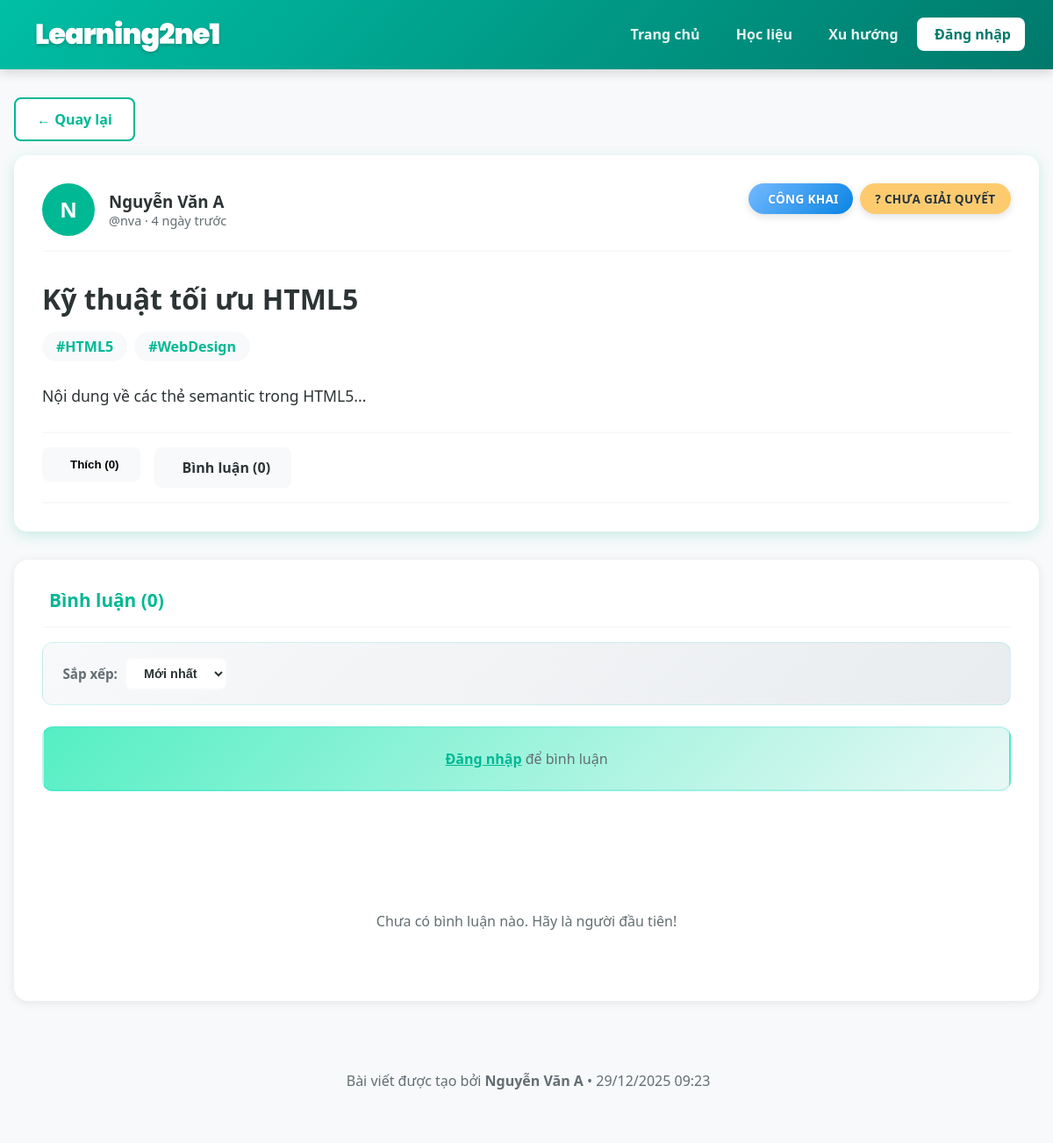
The page /pages/post.php?id=16 on the database its author committed.
### tables this page shows
CREATE TABLE `posts` (
  `id` int(11) NOT NULL,
  `user_id` int(11) NOT NULL,
  `title` varchar(255) NOT NULL,
  `content` text NOT NULL,
  `tags` varchar(255) DEFAULT NULL,
  `privacy` enum('public','private') DEFAULT 'public',
  `status` enum('solved','unsolved') DEFAULT 'unsolved',
  `created_at` timestamp NOT NULL DEFAULT CURRENT_TIMESTAMP,
  `views` int(11) DEFAULT '0'
);

CREATE TABLE `user` (
  `id_user` int(11) NOT NULL,
  `ho_ten` varchar(1000) NOT NULL,
  `username` varchar(100) NOT NULL,
  `password` varchar(100) NOT NULL,
  `account_level` int(11) NOT NULL DEFAULT '2'
);

### includes/functions.php (called while the page is built, shortened)
<?php
function h($string)
{
    return htmlspecialchars($string, ENT_QUOTES, 'UTF-8');
}
function isLoggedIn()
{
    return isset($_SESSION['user_id']);
}
function timeAgo($timestamp)
{
    $time = strtotime($timestamp);
    $diff = time() - $time;
    if ($diff < 604800) return floor($diff / 86400) . " ngày trước";
    return date('d/m/Y', $time);
}
function getPost($pdo, $post_id)
{
    $stmt = $pdo->prepare("
        SELECT p.*, u.ho_ten, u.username, u.account_level
        FROM posts p
        JOIN user u ON p.user_id = u.id_user
        WHERE p.id = ?
    ");
    $stmt->execute([$post_id]);
    return $stmt->fetch();
}
function getLikeCount($pdo, $target_id, $target_type)
{
    $stmt = $pdo->prepare("
        SELECT COUNT(*) FROM likes
        WHERE target_id = ? AND target_type = ?
    ");
    $stmt->execute([$target_id, $target_type]);
    return $stmt->fetchColumn();
}

### pages/post.php (the view, shortened to what this page needs)
<?php
require_once '../config.php';
require_once '../includes/functions.php';
$post_id = isset($_GET['id']) ? (int)$_GET['id'] : 0;
$post = getPost($pdo, $post_id);
$comment_sort = isset($_GET['sort']) ? $_GET['sort'] : 'newest';
function getCommentsSorted($pdo, $post_id, $sort = 'newest', $parent_id = null)
{
    $order = $sort === 'oldest' ? 'ASC' : 'DESC';
    $sql = "SELECT c.*, u.ho_ten, u.username
            FROM comments c
            JOIN user u ON c.user_id = u.id_user
            WHERE c.post_id = ? AND " . ($parent_id ? "c.parent_id = ?" : "c.parent_id IS NULL") . "
            ORDER BY c.created_at $order";
    $stmt = $pdo->prepare($sql);
    if ($parent_id) {
        $stmt->execute([$post_id, $parent_id]);
    } else {
        $stmt->execute([$post_id]);
    }
    return $stmt->fetchAll();
}
$comments = getCommentsSorted($pdo, $post_id, $comment_sort);
$like_count = getLikeCount($pdo, $post_id, 'post');
$user_liked = isLoggedIn() ? hasLiked($pdo, $_SESSION['user_id'], $post_id, 'post') : false;
$stmt = $pdo->prepare("SELECT COUNT(*) FROM comments WHERE post_id = ?");
$stmt->execute([$post_id]);
$total_comments = $stmt->fetchColumn();
?>
<!DOCTYPE html>
<html lang="en">
<head>
    <link rel="stylesheet" href="../assets/css/style.css">
    <link rel="stylesheet" href="../assets/css/post.css">
    <link href='https://cdn.boxicons.com/3.0.6/fonts/basic/boxicons.min.css' rel='stylesheet'>
</head>
<body>
    <?php include '../includes/navbar.php'; ?>
    <div class="container">
        <?php
        $back_url = '../index.php#post-' . $post_id;
        ?>
        <a href="<?= $back_url ?>" class="btn-back">← Quay lại</a>
        <div class="post-detail">
            <div class="post-header">
                <a href="profile.php?username=<?= urlencode($post['username']) ?>" class="author-section" style="text-decoration: none; color: inherit;">
                    <div class="author-avatar">
                        <?= strtoupper(mb_substr($post['ho_ten'], 0, 1)) ?>
                    </div>
                    <div class="author-info">
                        <h3><?= h($post['ho_ten']) ?></h3>
                        <div class="post-meta-info">
                            @<?= h($post['username']) ?> · <?= timeAgo($post['created_at']) ?>
                        </div>
                    </div>
                </a>
                <div style="display: flex; flex-direction: column; gap: 0.5rem; align-items: flex-end;">
                    <div style="display: flex; gap: 0.5rem; flex-wrap: wrap; justify-content: flex-end;">
                        <?php if ($post['privacy'] === 'private') { ?>
                            <span class="post-privacy privacy-private">
                                <i class='bx bx-lock-alt'></i> Riêng tư
                            </span>
                        <?php } else { ?>
                            <span class="post-privacy privacy-public">
                                <i class='bx bx-globe'></i> Công khai
                            </span>
                        <?php } ?>
                        <span class="post-status status-<?= $post['status'] ?>">
                            <?= $post['status'] === 'solved' ? '✓ Đã giải quyết' : '? Chưa giải quyết' ?>
                        </span>
                    </div>
                </div>
            </div>
            <h1 class="post-title"><?= h($post['title']) ?></h1>
            <?php if ($post['tags']) { ?>
                <div class="post-tags">
                    <?php foreach (explode(',', $post['tags']) as $tag) { ?>
                        <span class="tag"><?= h(trim($tag)) ?></span>
                    <?php } ?>
                </div>
            <?php } ?>
            <div class="post-content" style="margin: 1.5rem 0; line-height: 1.8; color: #2d3436;">
                <?= nl2br(h($post['content'])) ?>
            </div>
            <div class="interaction-bar">
                <form method="POST" style="display: inline;">
                    <?php if ($user_liked) { ?>
                        <button type="submit" name="unlike" class="btn-interact btn-liked">
                            <i class='bx bxs-like'></i> Đã thích (<?= $like_count ?>)
                        </button>
                    <?php } else { ?>
                        <button type="submit" name="like" class="btn-interact">
                            <i class='bx bx-like'></i> Thích (<?= $like_count ?>)
                        </button>
                    <?php } ?>
                </form>
                <a href="#comments-section" class="btn-interact" style="text-decoration: none; color: inherit;">
                    <i class='bx bx-message'></i> Bình luận (<?= $total_comments ?>)
                </a>
            </div>
        </div>
        <div class="comments-section" id="comments-section">
            <h2 style="color: var(--primary-mint); margin-bottom: 1rem;">
                <i class='bx bx-message'></i> Bình luận (<?= $total_comments ?>)
            </h2>
            <div class="comment-filter">
                <label><i class='bx bx-filter-alt'></i> Sắp xếp:</label>
                <select onchange="window.location.href='post.php?id=<?= $post_id ?>&sort=' + this.value + '#comments-section'">
                    <option value="newest" <?= $comment_sort === 'newest' ? 'selected' : '' ?>>Mới nhất</option>
                </select>
            </div>
            <?php if (isLoggedIn()) { ?>
                <div class="comment-form" id="comment-form">
                    <form method="POST">
                        <input type="hidden" name="parent_id" value="">
                        <textarea name="comment_content" placeholder="Chia sẻ suy nghĩ của bạn..." required style="width: 100%; padding: 0.75rem; border: 2px solid var(--bg-grey); border-radius: 8px; min-height: 100px; font-family: inherit;"></textarea>
                        <div style="margin-top: 0.5rem;">
                            <button type="submit" name="add_comment" class="btn-submit">
                                <i class='bx bx-send'></i> Gửi bình luận
                            </button>
                        </div>
                    </form>
                </div>
            <?php } else { ?>
                <div class="comment-form">
                    <p style="text-align: center; color: #636e72;">
                        <a href="login.php" style="color: var(--primary-mint); font-weight: bold;">Đăng nhập</a> để bình luận
                    </p>
                </div>
            <?php } ?>
            <div id="comments-list" class="comments-list">
                <?php if (empty($comments)) { ?>
                    <div style="text-align: center; padding: 3rem; color: #636e72;">
                        <div style="font-size: 3rem;"><i class='bx bx-message'></i></div>
                        <p>Chưa có bình luận nào. Hãy là người đầu tiên!</p>
                    </div>
                <?php } ?>
            </div>
        </div>
        <footer style="text-align: center; padding: 2rem; margin-top: 3rem; background: var(--bg-grey); border-radius: 15px;">
            <p style="color: #636e72; margin: 0;">
                <i class='bx bx-note'></i> Bài viết được tạo bởi <strong><?= h($post['ho_ten']) ?></strong> •
                <?= date('d/m/Y H:i', strtotime($post['created_at'])) ?>
            </p>
        </footer>
    </div>
</body>
</html>

### assets/css/style.css (style rules this page uses)
:root { --primary-mint: #00b894; --light-mint: #55efc4; --accent-yellow: #ffeaa7; --pop-yellow: #fdcb6e; --text-dark: #2d3436; --text-white: #ffffff; --bg-grey: #f7f9fa; --shadow: 0 4px 15px rgba(0, 184, 148, 0.2); }
* { box-sizing: border-box; margin: 0; padding: 0; }
html { scroll-behavior: smooth; }
body { font-family: 'Segoe UI', Tahoma, Geneva, Verdana, sans-serif; background-color: var(--bg-grey); color: var(--text-dark); }
a { transition: color 0.3s; }
button, .btn { cursor: pointer; transition: all 0.3s ease; }
.container { max-width: 1200px; margin: 2rem auto; padding: 0 1rem; }

### rows shown on the page
posts: user.ho_ten "N", user.ho_ten "Nguyễn Văn A", user.username "nva", created_at "4 ngày trước", title "Kỹ thuật tối ưu HTML5", tags "#HTML5", tags "#WebDesign", content "Nội dung về các thẻ semantic trong HTML5...", created_at "29/12/2025 09:23"

### other values the page prints
$like_count "0"
$total_comments "0"
